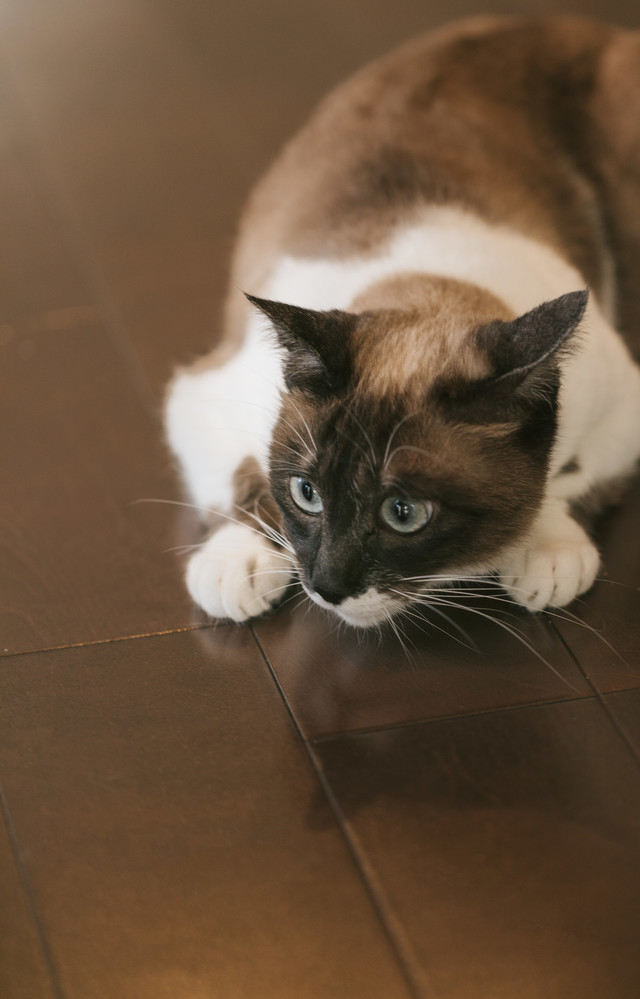
#> input picture code/docker/data/Cat9V9A8958_TP_V1.jpg, 640 x 999 px, found by its file name
$ jupyter execute --allow-errors python-image-process.ipynb   (shell and % lines are left out)   (older library calls are emulated)
#> lines starting #> are read from the running program, lines starting #| are printed output that depends on the picture; after the words box and inside, x2 and y2 are one past the last pixel; in counts of white or black regions, pixels touching at a corner belong together
# Basic Image Process

## PIL

- PIL is possible to basic image and change size , cut the image , roatation, change color. It has a varity of the basic image process

[cell 1]
from PIL import Image
from matplotlib.pyplot import imshow
import numpy as np


pil_im = Image.open("data/Cat9V9A8958_TP_V1.jpg")
#> pil_im is the input picture: PIL image 640x999 RGB; mean R, G, B 106.2, 83.9, 62.7
imshow(np.asarray(pil_im))

Change Color

[cell 2]
pil_im = Image.open("data/Cat9V9A8958_TP_V1.jpg").convert("L")
#> pil_im: PIL image 640x999 L
imshow(np.asarray(pil_im))

numpy's limit is the 32 demision

[cell 3]
import os

data_path = "./data/"
filelist = ["cat9V9A9033_TP_V1.jpg", "Cat9V9A8958_TP_V1.jpg"]

for infile in filelist:
    outfile = data_path + os.path.splitext(infile)[0] + ".png"
    if infile != outfile:
        try:
            Image.open(infile).save(outfile)
        except IOError:
            print("cannot convert", infile)

Get Image file list

[cell 4]
def get_imlist(path):
    return [os.path.join(path, f) for f in os.listdir(path) if f.endwith('.jpg')]

pil_im = Image.open("data/Cat9V9A8958_TP_V1.jpg")
pil_im_t = pil_im.thumbnail((128, 128))
box = (40, 60, 80, 80)
region = pil_im.crop(box)
region = region.transpose(Image.ROTATE_180)
pil_im.paste(region, box)
#> pil_im: PIL image 82x128 RGB
imshow(np.asarray(pil_im))

[cell 5]
pil_im = Image.open("data/Cat9V9A8958_TP_V1.jpg")
out = pil_im.resize((128, 128))
out = pil_im.rotate(45)
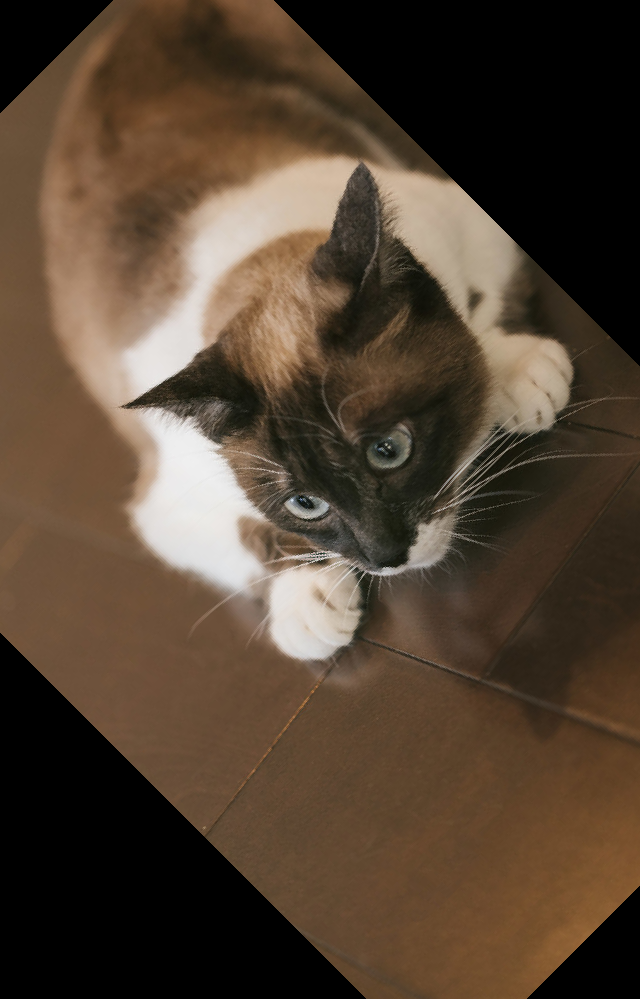
#> out: PIL image 640x999 RGB; mean R, G, B 82.9, 66.4, 50.7
imshow(np.asarray(out))

[cell 6]
from PIL import Image
from pylab import *

im = array(Image.open("data/Cat9V9A8958_TP_V1.jpg"))
imshow(im)

x = [100, 100, 400, 400]
y = [200, 500, 200, 500]

plot(x, y, "r*")

plot(x[:2], y[:2])

title("Plotting: 'cat.jpg'")
show()

[cell 7]
im = array(Image.open("data/Cat9V9A8958_TP_V1.jpg").convert("L"))
figure()
gray()
contour(im, origin="image")
axis("equal")
axis("off")

figure()
hist(im.flatten(), 128)
show()
#> figure, not shown here; tallest bar 33603 high, from x = 85.47 to 87.32

[cell 8]
print(im.shape, im.dtype)
#| (999, 640) uint8
im = array(Image.open("data/Cat9V9A8958_TP_V1.jpg"))
print(im.shape, im.dtype)
#| (999, 640, 3) uint8

[cell 9]
im2 = 255 - im
imshow(im2)

[cell 10]
im3 = (100.0 /255 ) * im + 100
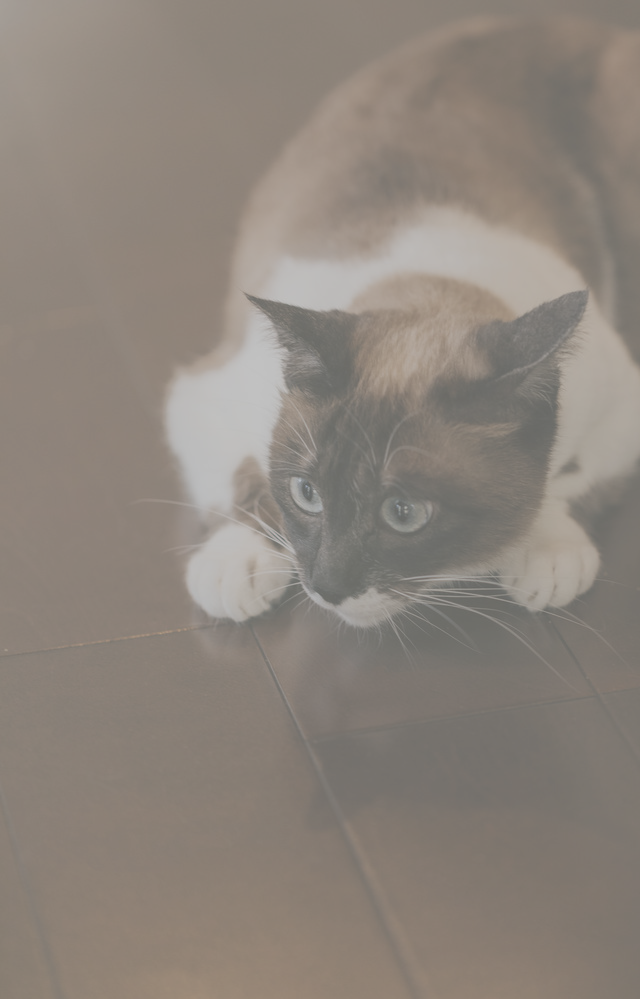
#> im3: shape (999, 640, 3) float64; mean R, G, B 141.7, 132.9, 124.6
imshow(im3)

[cell 11]
im4 = 255.0 * (im/255.0) ** 2
imshow(im4)
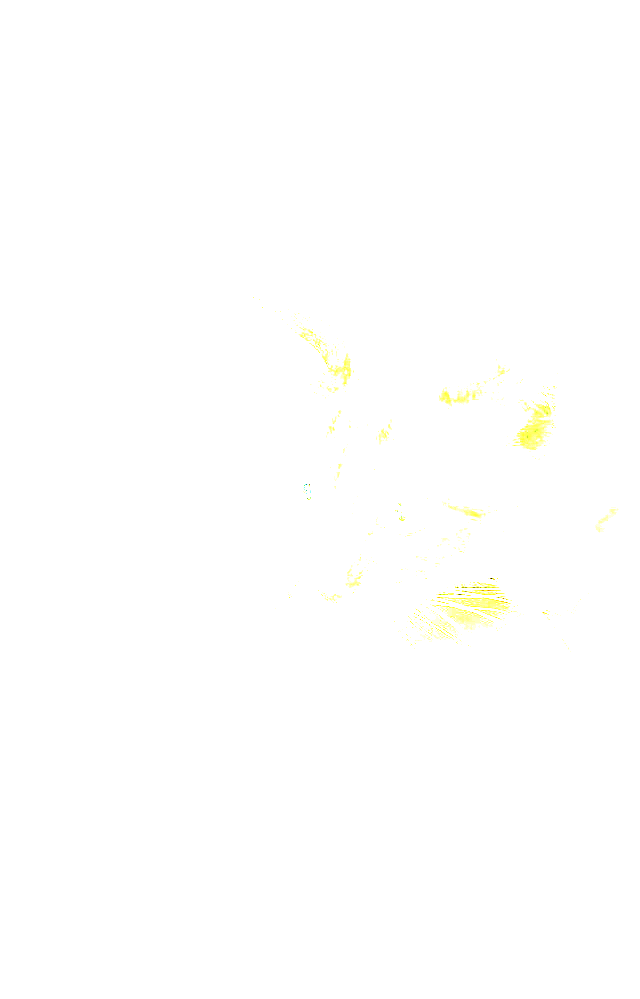
#> shown: shape (999, 640, 3) float64; mean R, G, B 1, 1, 0.997

[cell 12]
pil_im = Image.fromarray(im)
pil_im = Image.fromarray(uint8(im))

# Histogram Flattening

[cell 13]
def histeq(im, nbr_bins=256):
    """
    Flattern the gray scale image
    get the Image histogram
    :param im(array): image data
    :param nbr_bins: set the bins
    :return : histogram and gray scale image
    """
#> called with nbr_bins = 256
    import numpy
    imhist, bins = numpy.histogram(im.flatten(), nbr_bins, normed=True)
#> imhist = 256 values, max 0.0307 at index 89, min 0 at index 1, mean 0.00422; bins = 257 values from 4 to 241
    cdf = imhist.cumsum()
#> cdf = 256 values from 1.69e-06 to 1.08
    cdf = 255 * cdf / cdf[-1]
#> cdf = 256 values from 0.000399 to 255

    im2 = interp(im.flatten(), bins[:-1], cdf)

    return im2.reshape(im.shape), cdf

im = array(Image.open("data/Cat9V9A8958_TP_V1.jpg").convert("L"))
im2,cdf = histeq(im)
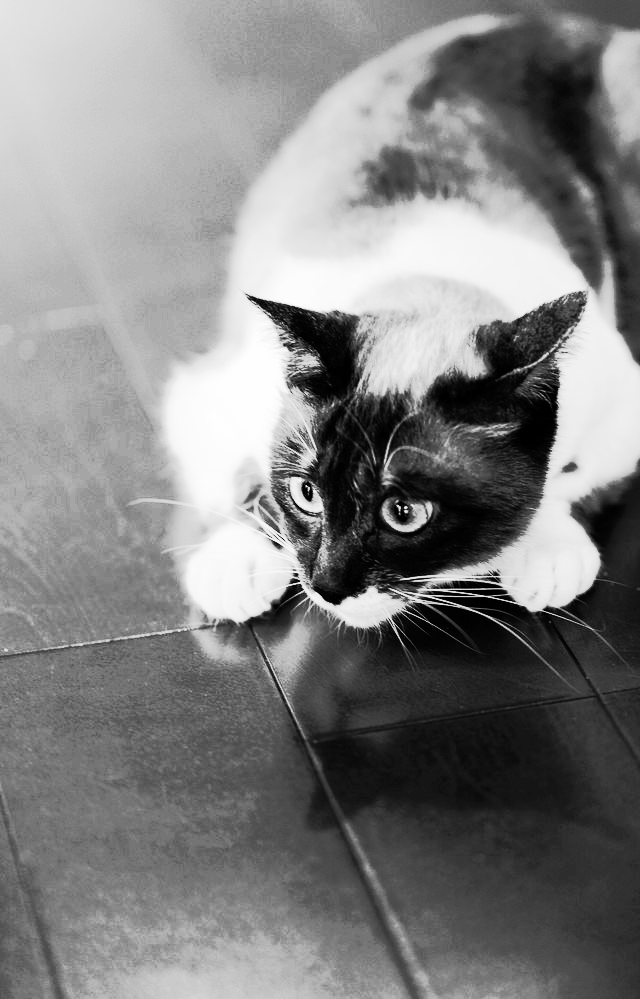
#> im2: shape (999, 640) float64; min 0.000399, max 255, mean 130.2
#> cdf = 256 values from 0.000399 to 255

imshow(im)

figure()
hist(im.flatten(), 128)
show()

figure()
imshow(im2)
axis("equal")
axis("off")

figure()
hist(cdf, 128)
show()
#> figure, not shown here; tallest bar 22 high, from x = 0.000399 to 1.99

[cell 14]
def compute_average(imlist):
    """
    get the average the image
    :param(list): get the image list
    :return(array): average image data
    """
    averageim = array(Image.open(imlist[0]), "f")
    for imname in imlist[1:]:
        try:
            averageim += array(Image.open(imname))
        except:
            print(imname + "..skiped")
    averageim /= len(imlist)

    return array(averageim, "uint8")
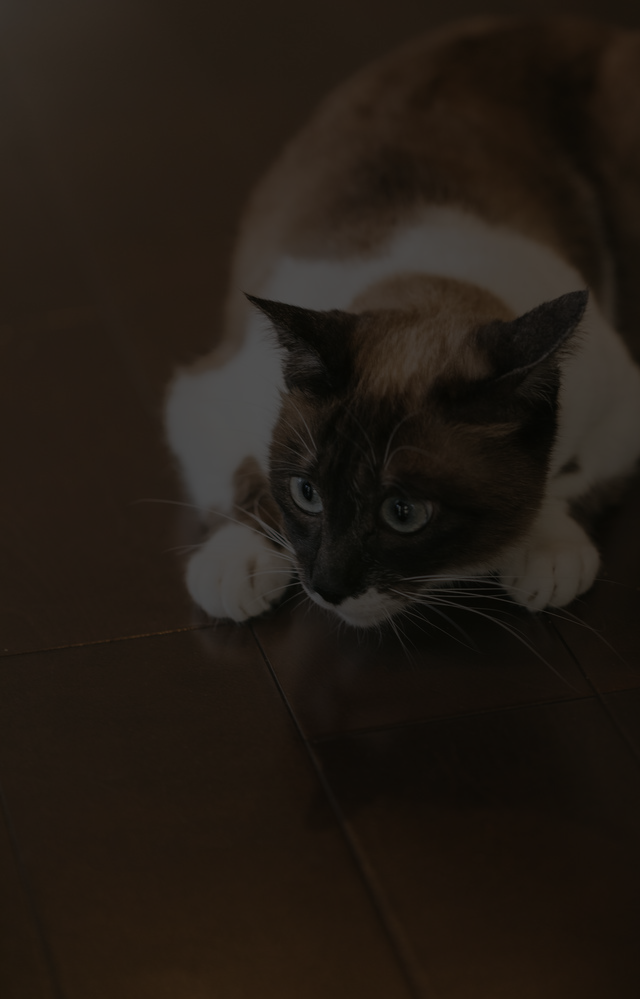
#> returned value: shape (999, 640, 3); mean of channels 0, 1, 2 35.1, 27.6, 20.6; drawn as R, G, B

data_name_list=["data/Cat9V9A8958_TP_V1.jpg", "data/cat9V9A8973_TP_V1.jpg", "data/cat9V9A9033_TP_V1.jpg"]
im3 = compute_average(data_name_list)
im = array(Image.open("data/Cat9V9A8958_TP_V1.jpg"))

imshow(im)

figure()
hist(im.flatten(), 128)
show()
#> figure, not shown here; tallest bar 55250 high, from x = 45.38 to 47.27

imshow(im3)

figure()
hist(im3.flatten(), 128)
show()
#> figure, not shown here; tallest bar 81434 high, from x = 15 to 15.62

# Principal Component Analysis

[cell 15]
def pca(X):
    """
    Principal Component Analysis
    param X: input the tarin data convert to the array as matrix
    param output: transformation matrix variance average
    """
    num_data, dim = X.shape

    mean_X = X.mean(axis=0)
    X = X - mean_X


    if dim > num_data:
        M = dot(X, X.T)
        e, EV = linalg.eigh(M)
        tmp = dot(X.T, EV).T
        V = tmp[::-1]
        S = sqrt(e)[::-1]
        for i in range(V.shape[1]):
            V[:,i] /= S
    else:
        U,S,V = linalg.svd(X)
        V = V[:num_data]

    return V,S,mean_X

from pylab import *

im_list = ["thumb_name/1_t.jpg", "thumb_name/2_t.jpg", "thumb_name/3_t.jpg", "thumb_name/4_t.jpg", "thumb_name/5_t.jpg",
          "thumb_name/6_t.jpg", "thumb_name/7_t.jpg", "thumb_name/8_t.jpg", "thumb_name/9_t.jpg" , "thumb_name/10_t.jpg"]
#> (the rest of this cell did not finish here and is left out)

[cell 16]
import pickle

#> (the rest of this cell did not finish here and is left out)

#> (a cell that did not finish here is left out)

# Gradation

[cell 18]
from scipy.ndimage import filters

im = array(Image.open("data/Cat9V9A8958_TP_V1.jpg").convert("L"))
im2 = filters.gaussian_filter(im, 5)
imshow(im2)

[cell 19]
im = array(Image.open("data/Cat9V9A8958_TP_V1.jpg"))
im2 = zeros(im.shape)
for i in range(3):
    im2[:,:,i] = filters.gaussian_filter(im[:,:,i], 5)
    im2 = uint8(im2)
    subplot(2, 4, i + 2)
    imshow(im2)
#> this loop made 3 passes
#> pass 1, `im2 = uint8(im2)`:
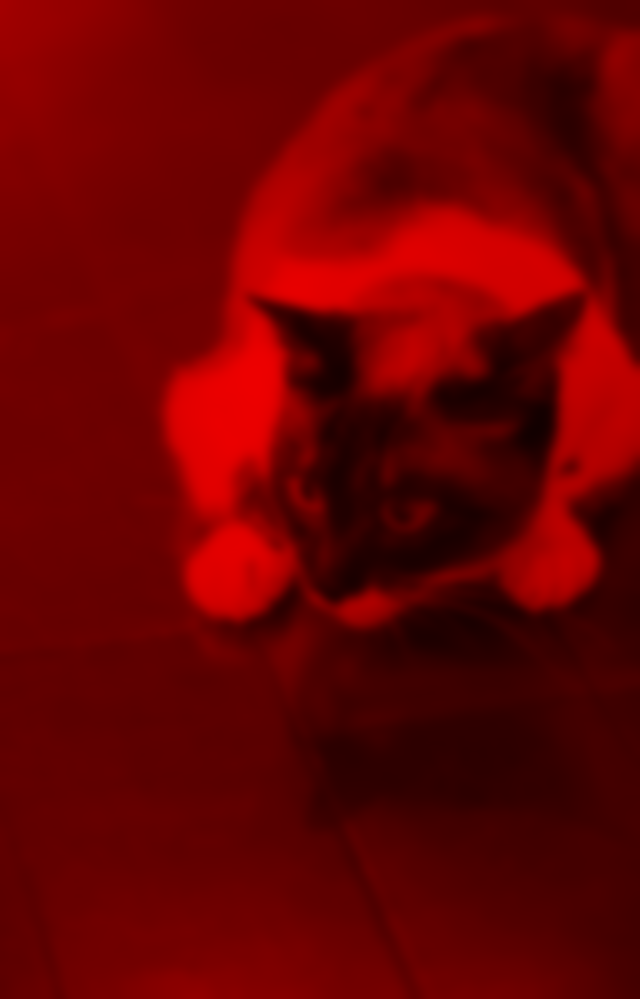
#> im2: shape (999, 640, 3); mean of channels 0, 1, 2 105.2, 0, 0; drawn as R, G, B

# Differentiate

[cell 20]
im = array(Image.open("data/Cat9V9A8958_TP_V1.jpg").convert("L"))
imx = zeros(im.shape)
filters.sobel(im, 0, imx)

imy = zeros(im.shape)
filters.sobel(im, 0, imy)

magnitude = sqrt(imx ** 2 + imy ** 2)

imshow(magnitude)

# Gaussian Differentiate filter

[cell 21]
sigma = 5
imx = zeros(im.shape)
filters.gaussian_filter(im, (sigma, sigma), (0,1), imx)
imy = zeros(im.shape)
filters.gaussian_filter(im, (sigma, sigma), (1,0), imy)

magnitude = sqrt(imx ** 2 + imy ** 2)
imshow(magnitude)
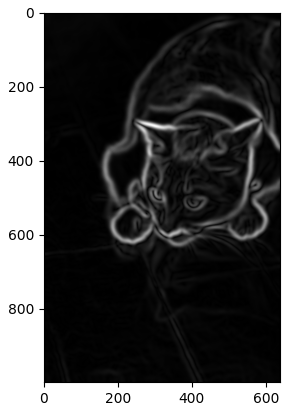
#> figure drawn by matplotlib, 1 panel

# Morphology

[cell 22]
from scipy.ndimage import measurements, morphology

#> (the rest of this cell did not finish here and is left out)

[cell 23]
subplot(1, 2, 1)
#> (the rest of this cell did not finish here and is left out)

# Read Array as the Image

[cell 24]
import scipy
from scipy.misc import imsave
imsave("test.jpg", im)

# Delete the Image Noise

[cell 25]
from numpy import random
from scipy.misc import imsave

def denoise(im, U_init, tolerance=0.1, tau=0.125, tv_weight=100):
    """
    Rudin-Other-Fatemi

    input: Gray Scale Image with Noise, Gaussian distribuation, Tolerance, Tau, tv_weight
    output: Denoise Image
    """
    m,n = im.shape

    U = U_init
    Px = im
    Py = im
    error = 1

    while(error < tolerance):
        Uold = U
        GradUx = roll(U, -1, axis=1) - U
        GradUy = roll(U, -1, axis=0) - U

        PxNew = Px + (tau/tv_weight) * GradUx
        PyNew = Py + (tau/tv_weight) * GradUy
        NormNew = maximum(1, sqrt(PxNew**2 + PyNew**2))

        Px = PxNew / NormNew
        Py = PyNew / NormNew

        RxPx = roll(Px, 1, axis=1)
        RyPy = roll(Py, 1, axis=0)

        DivP = (Px-RxPx) + (Py-RyPy)

        U = im + tv_weight*DivP

        error = linalg.norm(U-Uold)/sqrt(n*m)

    return U, im-U

im = zeros((500, 500))
#> im: shape (500, 500) float64; every value is 0
im[100:400, 100:400] = 128
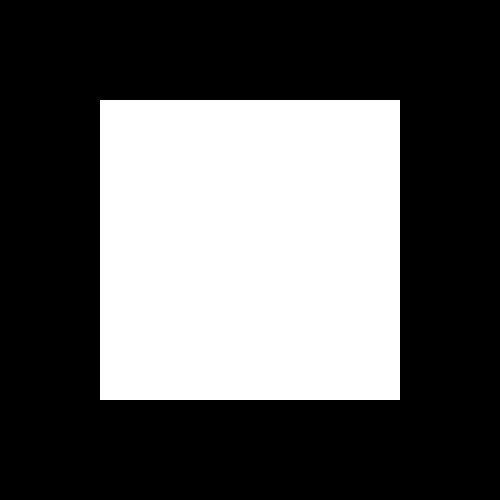
#> im: shape (500, 500) float64; values 0 (black) and 128 (white), 36% white; 1 white region, box (x1, y1, x2, y2) and area: (100, 100, 400, 400) 90000
im[200:300, 200:300] = 255
#> im: shape (500, 500) float64; 4% of pixels changed, all inside (x1, y1, x2, y2) = (200, 200, 300, 300)
im = im + 30 * random.standard_normal((500, 500))
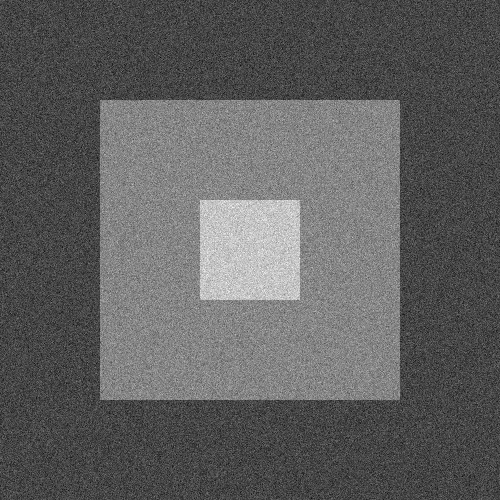
#> im: shape (500, 500) float64; min -139.8, max 369.8, mean 51.2; drawn with min black and max white

U,T = denoise(im, im)
G = filters.gaussian_filter(im, 10)
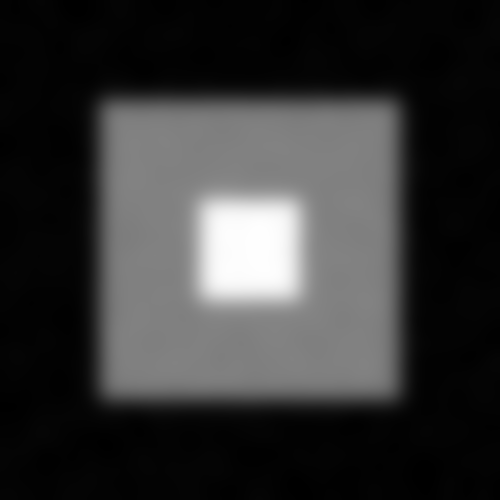
#> G: shape (500, 500) float64; min -3.07, max 256.6, mean 51.2; drawn with min black and max white

subplot(1, 2, 1)
imshow(U)
subplot(1, 2, 2)
imshow(T)

imsave("synth_rof.pdf", U)
imsave("synth_rof_gaussian.pdf", G)

im = array(Image.open("data/Cat9V9A8958_TP_V1.jpg").convert("L"))
U,T = denoise(im, im)
#> T: shape (999, 640); every value is 0

[cell 26]
subplot(1, 2, 1)
imshow(U)
subplot(1, 2, 2)
imshow(T)
